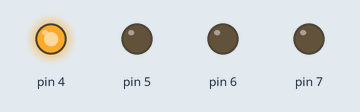
This sketch was run on a simulated Arduino Uno, built with avr-gcc and run on an emulated ATmega328P. Shown: output pins drawn as LEDs (lit = HIGH).

Above: at 0.5 s.
At 2.5 s:
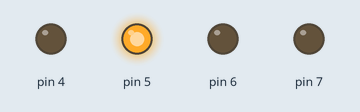
At 6.5 s:
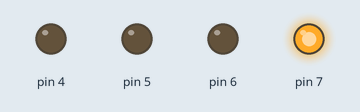
At 10.5 s:
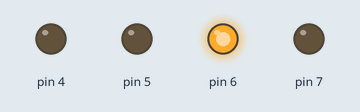
At 19.5 s:
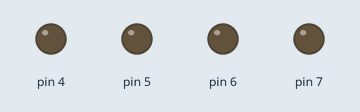
Timing chart, 0 to 20.8 s (numbered marks = the images above):
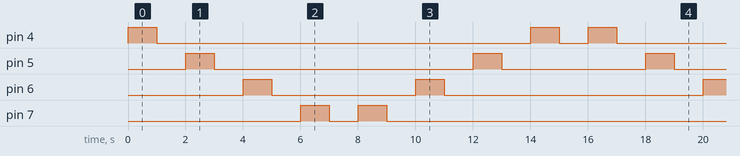

Measured:
- by itself, pin 4: repeats every 16.0 s: LOW 13.0 s, HIGH 1.0 s, LOW 1.0 s, HIGH 1.0 s
- by itself, pin 5: repeats every 16.0 s: LOW 9.0 s, HIGH 1.0 s, LOW 5.0 s, HIGH 1.0 s
- by itself, pin 6: repeats every 16.0 s: LOW 5.0 s, HIGH 1.0 s, LOW 9.0 s, HIGH 1.0 s
- by itself, pin 7: repeats every 16.0 s: LOW 1.0 s, HIGH 1.0 s, LOW 13.0 s, HIGH 1.0 s

The sketch:

Ejercicio01-Hector.ino
```cpp
void setup() {
  // put your setup code here, to run once:
  pinMode(4, OUTPUT);
  pinMode(5, OUTPUT);
  pinMode(6, OUTPUT);
  pinMode(7, OUTPUT);

}

void loop() {
  // put your main code here, to run repeatedly:

  for (int i = 4; i <= 7; i++) {
    digitalWrite(i, HIGH);
    delay(1000);
    digitalWrite(i, LOW);
    delay(1000);
  }

for (int i = 7; i >= 4; i--) {
    digitalWrite(i, HIGH);
    delay(1000);
    digitalWrite(i, LOW);
    delay(1000);
  }

}
```
